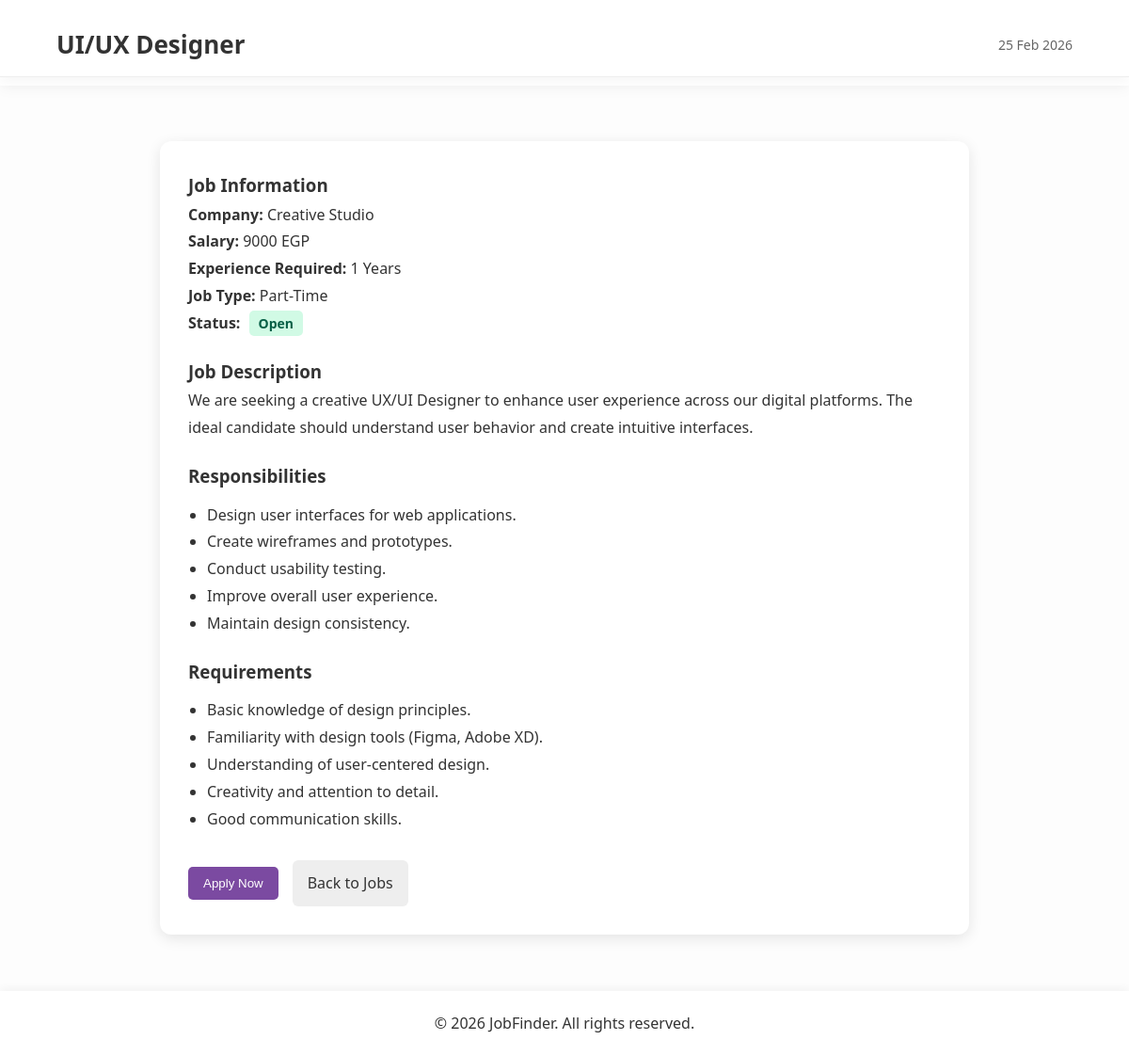
Page /jobs/1/ on the committed database.
### jobs/models.py (models this page shows, shortened)
class Job(models.Model):
    name = models.CharField(max_length=100)
    company = models.CharField(max_length=100)
    salary = models.IntegerField()
    experience = models.IntegerField()
    job_type = models.CharField(max_length=50)
    status = models.CharField(max_length=20)
    description = models.TextField()
    responsibilities = models.TextField()
    requirements = models.TextField()
    posted_date = models.DateField()

### jobs/views.py (the view)
# urls.py: path('<int:id>/', views.job_details, name='job_details'),
def job_details(request, id):
    job = get_object_or_404(Job, id=id)
    return render(
        request,
        'page/job_details.html',
        {'job': job}
    )

### page/templates/page/job_details.html (shortened to what this page needs)
{% load static %}
<!DOCTYPE html>
<html lang="en">
<head>
    <link rel="stylesheet"
          href="/static/cssFiles/jobs.css">
</head>
<body>
<header>
    <div>
        <h1 class="logo">
            Job<span>Finder</span>
        </h1>
    </div>
    <nav class="nav-bar"
         id="nav-menu">
        <ul>
            <li>
                <a href="/">Home</a>
            </li>
            <li>
                <a href="/jobs/">Find Jobs</a>
            </li>
            <li>
                <a href="#">Applied Jobs</a>
            </li>
            <li>
                <a href="/">
                    <button>
                    </button>
                </a>
            </li>
        </ul>
    </nav>
</header>
<section class="job-details-container">
<article class="job-details-card">
    <header class="job-header">
        <h2>
            {{ job.name }}
        </h2>
        <p class="posted-date">
            {{ job.posted_date|date:"d M Y" }}
        </p>
    </header>
    <section class="job-info-section">
        <h3>
            Job Information
        </h3>
        <div class="job-meta">
            <p>
                <strong>Company:</strong>
                {{ job.company }}
            </p>
            <p>
                <strong>Salary:</strong>
                {{ job.salary }} EGP
            </p>
            <p>
                <strong>Experience Required:</strong>
                {{ job.experience }} Years
            </p>
            <p>
                <strong>Job Type:</strong>
                {{ job.job_type }}
            </p>
            <p>
                <strong>Status:</strong>
                <span class="status {{ job.status|lower }}">
                    {{ job.status }}
                </span>
            </p>
        </div>
    </section>
    <section class="job-description-section">
        <h3>
            Job Description
        </h3>
        <p>
            {{ job.description }}
        </p>
    </section>
    <section class="job-section">
        <h3>
            Responsibilities
        </h3>
   <ul>
{% for line in job.responsibilities.splitlines %}
<li>
{{ line }}
</li>
{% endfor %}
</ul>
    </section>
    <section class="job-section">
        <h3>
            Requirements
        </h3>
<ul>
{% for line in job.requirements.splitlines %}
<li>
{{ line }}
</li>
{% endfor %}
</ul>
    </section>
    <section class="apply-section">
        <button class="btn-primary">
            Apply Now
        </button>
        <a href="/jobs/"
           class="back-btn">
            Back to Jobs
        </a>
    </section>
</article>
</section>
<footer>
    &copy; 2026 JobFinder.
    All rights reserved.
</footer>
</body>
</html>

### static/cssFiles/jobs.css (style rules this page uses)
* { margin:0; padding:0; box-sizing:border-box; }
html { scroll-behavior:smooth; scroll-padding-top:100px; }
body { font-family:'Segoe UI',Tahoma,Geneva,Verdana,sans-serif; line-height:1.8; color:#333; background-color:#fdfdfd; padding-top:90px; display:flex; flex-direction:column; min-height:100vh; }
header { display:flex; justify-content:space-between; align-items:center; padding:1.5rem 5%; background-color:#fff; box-shadow:0 2px 15px rgba(0,0,0,0.05); position:fixed; top:0; left:0; width:100%; z-index:1000; }
.logo { color:#333; font-size:24px; font-weight:bold; }
.logo span { color:#7b4aa1; }
.nav-bar ul { display:flex; gap:2.5rem; list-style:none; }
.nav-bar a { text-decoration:none; color:#333; font-weight:600; transition:color 0.3s ease; }
footer { text-align:center; padding:20px; background-color:#fff; width:100%; box-shadow:0 -2px 10px rgba(0,0,0,0.05); margin-top:auto; }
button { padding:10px 16px; border:none; background-color:#7b4aa1; color:white; border-radius:5px; cursor:pointer; transition:0.3s; }
.status { padding:4px 10px; border-radius:5px; font-size:14px; font-weight:bold; margin-left:5px; }
.status.open { background-color:#d1fae5; color:#065f46; }
.job-details-container { max-width:900px; margin:40px auto; padding:20px; }
.job-details-card { background:white; padding:30px; border-radius:12px; box-shadow:0 4px 15px rgba(0,0,0,0.1); }
.job-header { display:flex; justify-content:space-between; align-items:center; margin-bottom:25px; border-bottom:1px solid #eee; padding-bottom:10px; }
.job-header h2 { font-size:26px; }
.posted-date { color:#666; font-size:14px; }
.job-info-section { margin-bottom:20px; }
.job-section { margin-top:20px; }
.job-section ul { margin-left:20px; margin-top:10px; }
.apply-section { margin-top:30px; display:flex; gap:15px; align-items:center; }
.back-btn { text-decoration:none; padding:10px 16px; background:#eee; border-radius:6px; color:#333; }

### rows in the picture
Job: name "UI/UX Designer", posted_date "25 Feb 2026", company "Creative Studio", salary "9000", experience "1", job_type "Part-Time", status "Open", description "We are seeking a creative UX/UI Designer to enhance user experience across our digital platforms. The ideal candidate should understand user behavior and create intuitive interfaces."

### other values in the picture
{{ line }} "Design user interfaces for web applications." "Create wireframes and prototypes." "Conduct usability testing." "Improve overall user experience." "Maintain design consistency."
{{ line }} "Basic knowledge of design principles." "Familiarity with design tools (Figma, Adobe XD)." "Understanding of user-centered design." "Creativity and attention to detail." "Good communication skills."
